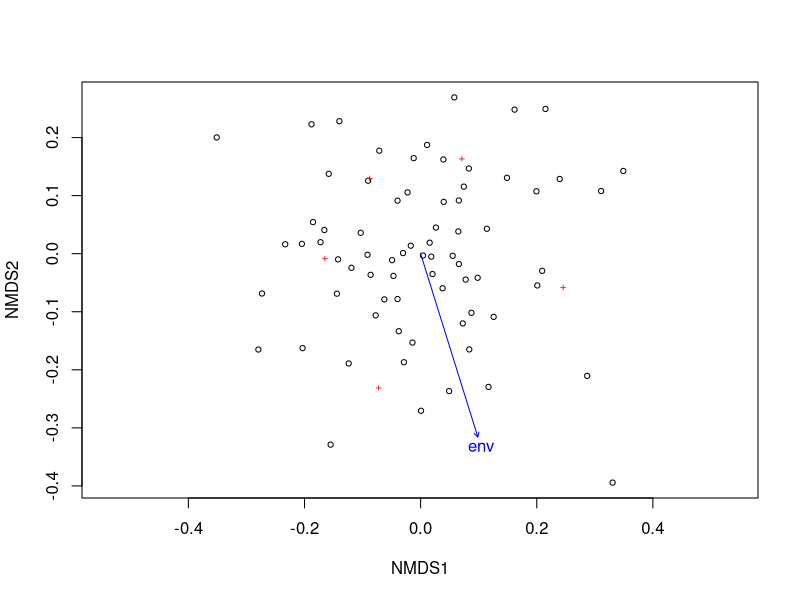

The R script that drew this image: (Note: this script raises an error after producing the figure.)
# reference: http://r-sig-ecology.471788.n2.nabble.com/repeated-measures-NMDS-td5717091.html
# experiment:  24 sites, sampled thrice, 5 spp

## Load packages
require(vegan)
require(permute)

## Data
set.seed(123)
sp <- matrix(runif(24*3*5, 0, 100), nrow = 24 * 3, ncol = 5)  # spp matrix with count values between 0 and 100
env <- rnorm(24*3, 10, 2) # env matrix with mean of 10, sd of 2
rep.mes <- gl(24, 3) # factors

### NMDS:
sol <- metaMDS(sp, trymax = 5)
fit <- envfit(sol~env, permutations = 0) ## perms now won't work!
sol; fit
plot(sol); plot(fit)

B <- 999 ## number of perms

### setting up frame for population of r2 values:
pop <- rep(NA, B + 1)
pop[1] <- fit$vectors$r # populations 1st slot with actual r2 from envfit

## set-up a Control object:
ctrl <- how(plot = Plots(strata = rep.mes),nperm = 999,
                    within = Within(type = "series", mirror = FALSE))
ctrl
## we turn off mirroring as time should only flow in one direction

## Number of observations
nobs <- nrow(sp)

## check it works
matrix(shuffle(nobs, control = ctrl), ncol = 3, byrow = TRUE) #permuted.index
## Yep - Phew!!!

### loop:
set.seed(1)
for(i in 2:(B+1)){
  idx <- shuffle(nobs, control = ctrl)
  fit.rand <- envfit(sol ~ env[idx], permutations = 0)
  pop[i] <- fit.rand$vectors$r
}

### p-value:
pval <- sum(pop >= pop[1]) / (B + 1)
pval

#I get:
#pval
#[1] 0.286

#Now to compare with the actual permutation you'd have gotten from env.fit, you first need:

detach(package:permute)

#Then run:
set.seed(1)
fit2 <- envfit(sol~env, permutations = 999, strata = rep.mes)
fit2

# ***VECTORS
# 
#       NMDS1   NMDS2     r2 Pr(>r)
# env 0.28727 0.95785 0.0315  0.321
# P values based on 999 permutations, stratified within strata.




# ------------------------
# https://github.com/gavinsimpson/permute
# permute example
set.seed(1234)

## unrestricted permutations
shuffle(20)

## observations represent a time series of line transect
CTRL <- how(within = Within(type = "series"))
shuffle(20, control = CTRL)

## observations represent a time series of line transect
## but with mirroring allowed
CTRL <- how(within = Within(type = "series", mirror = TRUE))
shuffle(20, control = CTRL)

## observations represent a spatial grid, 5rx4c
nr <- 5
nc <- 4
CTRL <- how(within = Within(type = "grid", ncol = nc, nrow = nr))
perms <- shuffle(20, control = CTRL)
## view the permutation as a grid
matrix(matrix(1:20, nrow = nr, ncol = nc)[perms],
       ncol = nc, nrow = nr)

## random permutations in presence of strata
cbind(gl(4, 5), 1:20)
plots <- Plots(strata = gl(4, 5))
CTRL <- how(plots = plots, within = Within(type = "free"))
shuffle(20, CTRL)
## as above but same random permutation within strata
CTRL <- how(plots = plots, within = Within(type = "free",
                                           constant = TRUE))
shuffle(20, CTRL)

## time series within each level of block
CTRL <- how(plots = plots, within = Within(type = "series"))
shuffle(20, CTRL)
## as above, but  with same permutation for each level
CTRL <- how(plots = plots, within = Within(type = "series",
                                           constant = TRUE))
shuffle(20, CTRL)

## spatial grids within each level of block, 4 x (5r x 5c)
nr <- 5
nc <- 5
nb <- 4 ## number of blocks
plots <- Plots(gl(nb, 25))
CTRL <- how(plots = plots,
            within = Within(type = "grid", ncol = nc, nrow = nr))
shuffle(100, CTRL)
## as above, but with same permutation for each level
CTRL <- how(plots = plots,
            within = Within(type = "grid", ncol = nc, nrow = nr,
                            constant = TRUE))
shuffle(100, CTRL)

## permuting levels of plots instead of observations
CTRL <- how(plots = Plots(gl(4, 5), type = "free"),
            within = Within(type = "none"))
shuffle(20, CTRL)
## permuting levels of plots instead of observations
## but plots represent a time series
CTRL <- how(plots = Plots(gl(4, 5), type = "series"),
            within = Within(type = "none"))
shuffle(20, CTRL)

## permuting levels of plots but plots represent a time series
## free permutation within plots
CTRL <- how(plots = Plots(gl(4, 5), type = "series"),
            within = Within(type = "free"))
shuffle(20, CTRL)

## permuting within blocks
grp <- gl(2, 10) # 2 groups of 10 samples each
CTRL <- how(blocks = grp)
shuffle(length(grp), control = CTRL)

## Simple function using permute() to assess significance
## of a t.test  
pt.test <- function(x, group, control) {
  ## function to calculate t
  t.statistic <- function(x, y) {
    m <- length(x)
    n <- length(y)
    ## means and variances, but for speed
    xbar <- mean(x)
    ybar <- mean(y)
    xvar <- var(x)
    yvar <- var(y)
    pooled <- sqrt(((m-1)*xvar + (n-1)*yvar) / (m+n-2))
    (xbar - ybar) / (pooled * sqrt(1/m + 1/n))
  }
  ## check the control object
  #control <- check(x, control)$control ## FIXME
  ## number of observations
  Nobs <- nobs(x)
  ## group names
  lev <- names(table(group))
  ## vector to hold results, +1 because of observed t
  t.permu <- numeric(length = control$nperm) + 1
  ## calculate observed t
  t.permu[1] <- t.statistic(x[group == lev[1]], x[group == lev[2]])
  ## generate randomisation distribution of t
  for(i in seq_along(t.permu)) {
    ## return a permutation
    want <- permute(i, Nobs, control)
    ## calculate permuted t
    t.permu[i+1] <- t.statistic(x[want][group == lev[1]],
                                x[want][group == lev[2]])
  }
  ## pval from permutation test
  pval <- sum(abs(t.permu) >= abs(t.permu[1])) / (control$nperm + 1)
  ## return value
  return(list(t.stat = t.permu[1], pval = pval))
}

## generate some data with slightly different means
set.seed(1234)
gr1 <- rnorm(20, mean = 9)
gr2 <- rnorm(20, mean = 10)
dat <- c(gr1, gr2)
## grouping variable
grp <- gl(2, 20, labels = paste("Group", 1:2))
## create the permutation design
control <- how(nperm = 999, within = Within(type = "free"))
## perform permutation t test
perm.val <- pt.test(dat, grp, control)
perm.val

## compare perm.val with the p-value from t.test()
t.test(dat ~ grp, var.equal = TRUE)


#The design:
#We have multivariate species data, sampled at different sites (n = 6) at 3 points in time (N = 24).
# https://thebiobucket.blogspot.com/2011/04/repeat-measure-adonis-lately-i-had-to.html#more
### species matrix with 20 species abundances (mean = 50, sd = 10)
### one time variable, with 3 timepoints, which should be tested
### and a factor denoting sites that were repeatedly sampled (site)

## Load packages
require(vegan)

### Data:
sp <- matrix(rnorm(3 * 6 * 20, 50, 10), nrow = 3 * 6, ncol = 20,
             dimnames = list(1:18, paste("Sp", 1:20, sep = "")))

time <- as.ordered(rep(1:3, 6))
site <- gl(6, 3)
cbind(site, time, sp)

### add time effect at timepoint 3,
### this effect will be tested by adonis():
sp_1 <- sp
sp_1[time==3,] <-  sp[time==3,] + rnorm(20, 10, 1)
cbind(site, time, sp_1)

### choose which species set to test:
test_sp <- sp_1

### computing the true R2-value

### (btw, using dist() defaults to euclidean distance):
print(fit <- adonis(dist(test_sp) ~ time, permutations=1))

### number of perms
B <- 1999

### setting up frame which will be populated by
### random r2 values:
pop <- rep(NA, B + 1)

### the first entry will be the true r2:
pop[1] <- fit$aov.tab[1, 5]

### set up a "permControl" object:
### we turn off mirroring as time should only flow in one direction
#ctrl <- permControl(strata = site, within = Within(type = "series", mirror = FALSE))
ctrl <- how(plots = Plots(strata = site), within = Within(type = "series", mirror = FALSE))
### Number of observations:
nobs <- nrow(test_sp)

### check permutation (...rows represent the sample id):
### ..they are ok!
### within in each repeated sample (= sites) timepoints are shuffled,
### with keeping the sequence intact (e.g., for  site 1: 1,2,3 - 2,3,1 - 3,2,1)
shuffle(nobs, control = ctrl)

### loop:
### in adonis(...) you need to put permutations = 1, otherwise 
### adonis will not run
set.seed(123)
for(i in 2:(B+1)){
  idx <- shuffle(nobs, control = ctrl)
  fit.rand <- adonis(dist(test_sp) ~ time[idx], permutations = 1)
  pop[i] <- fit.rand$aov.tab[1, 5]
}

### get the p-value:
print(pval <- sum(pop >= pop[1]) / (B + 1))
### [1] 0.0035

### the sign. p-value supports the H1 (->there is a time effect).
### ..and the fact that samples are not iid is allowed by
### the customized perms - so this p-value is trustworthy as opposed
### to tests not acknowledging dependency of data points..

### test sp set without an effect:
### replace test_sp with sp set without effect:
test_sp <- sp

### now re-run the script and see the result:
### it is insign. - as expected:

### setting up frame which will be populated by
### random r2 values:
pop <- rep(NA, B + 1)

### computing the true R2-value:
print(fit <- adonis(dist(test_sp) ~ time, permutations = 1))

### the first entry will be the true r2:
pop[1] <- fit$aov.tab[1, 5]

### run the loop:
set.seed(123)
for(i in 2:(B+1)){
  idx <- shuffle(nobs, control = ctrl)
  fit.rand <- adonis(dist(test_sp) ~ time[idx], permutations = 1)
  pop[i] <- fit.rand$aov.tab[1, 5]
}
print(pval <- sum(pop >= pop[1]) / (B + 1))
### [1] 0.701

## make a histogram to see random R2-values and the true one:
hist(pop, xlab = "Population R2")
abline(v = pop[1], col = 2, lty = 3)
text(0.08, 300, paste("true R2,\np = ", pval, sep = ""))
